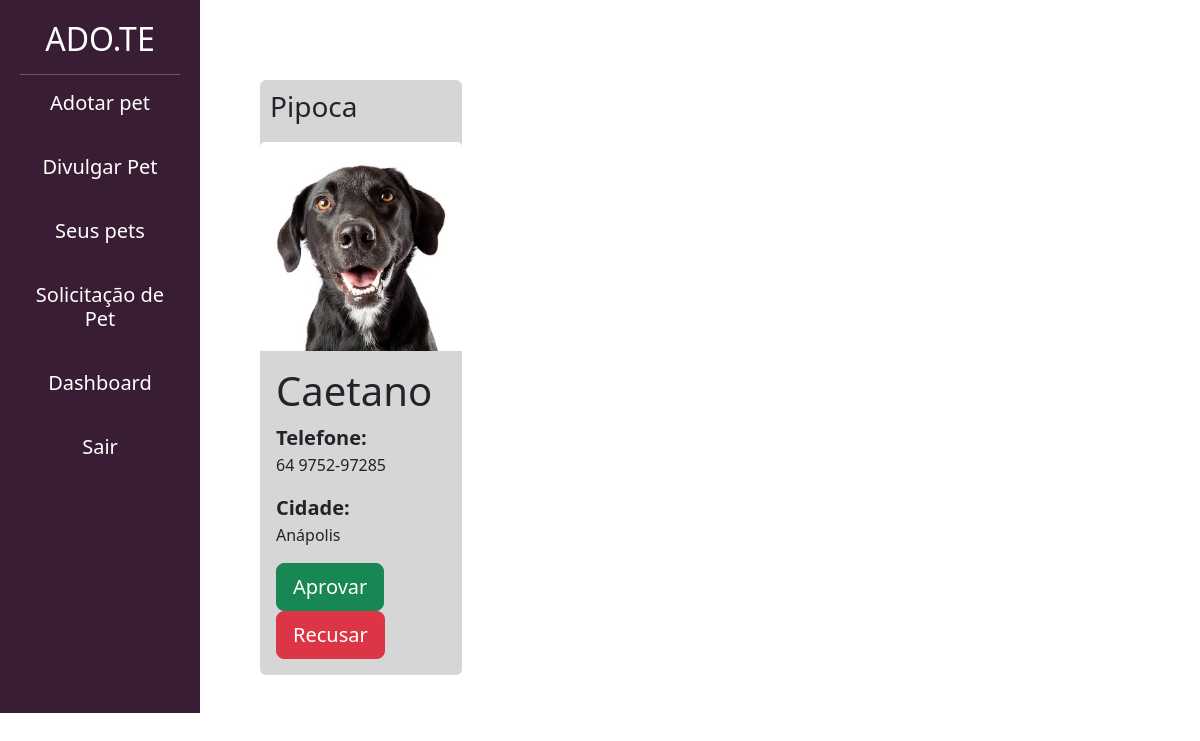
Page /divulgar/ver_pedido_adocao/ (signed in) on the earlier database version.
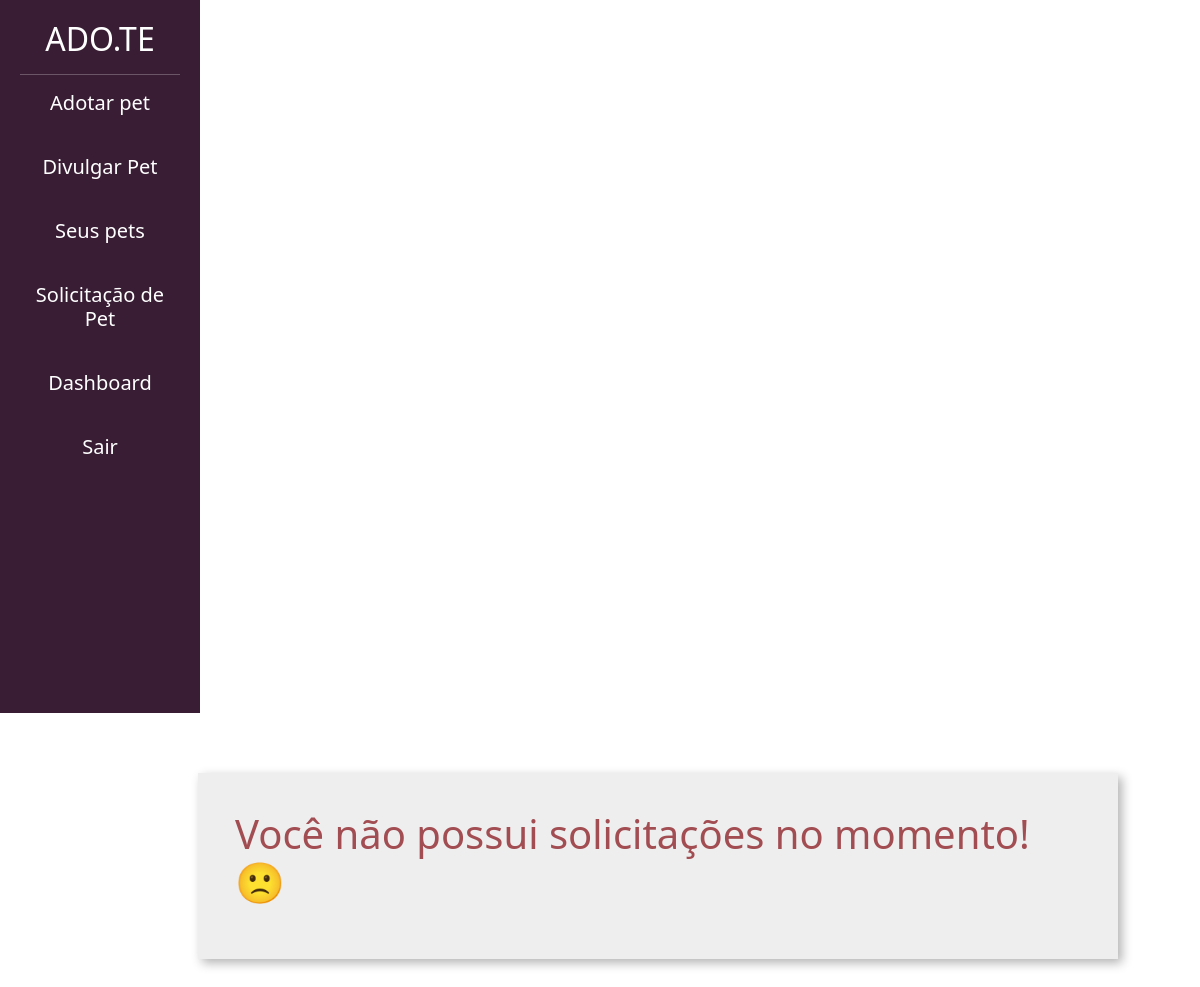
Same page on the later database version.
### adotar/models.py (models this page shows, shortened)
class PedidoAdocao(models.Model):
    choices_status = (
        ('AG', 'Aguardando aprovação'),
        ('AP', 'Aprovado'),
        ('R', 'Recusado')
    )
    pet = models.ForeignKey(Pet, on_delete=models.DO_NOTHING)
    usuario = models.ForeignKey(User, on_delete=models.DO_NOTHING)
    data = models.DateTimeField()
    status = models.CharField(max_length=2, choices=choices_status, default='AG')

### divulgar/models.py (models this page shows, shortened)
class Pet(models.Model):
    foto = models.ImageField(upload_to='fotos_pets')
    choices_status = (('P', 'Para adoção'), ('A', 'Adotado'))
    usuario = models.ForeignKey(User, on_delete=models.DO_NOTHING)
    nome = models.CharField(max_length=100)
    descricao = models.TextField()
    estado = models.CharField(max_length=50)
    cidade = models.CharField(max_length=50)
    telefone = models.CharField(max_length=14)
    tags = models.ManyToManyField(Tag)
    raca = models.ForeignKey(Raca, on_delete=models.DO_NOTHING)
    status = models.CharField(max_length=1,choices=choices_status, default='P')

### divulgar/views.py (the view)
# urls.py: path('ver_pedido_adocao/', views.ver_pedido_adocao, name="ver_pedido_adocao"),
@login_required
def ver_pedido_adocao(request):
    if request.method == "GET":
        pedidos = PedidoAdocao.objects.filter(pet__usuario=request.user).filter(status="AG")
        return render(request, 'ver_pedido_adocao.html', {'pedidos': pedidos})

### divulgar/templates/ver_pedido_adocao.html (shortened to what this page needs)
{% load static %}
<!doctype html>
<html lang="pt-BR">
    <head>
    <link href="https://cdn.jsdelivr.net/npm/bootstrap@5.3.0-alpha1/dist/css/bootstrap.min.css" rel="stylesheet">
    <link href="{% static 'usuarios/css/cadastro.css' %}" rel="stylesheet">
    <link href="{% static 'divulgar/css/novo_pet.css' %}" rel="stylesheet">
    <link href="{% static 'divulgar/css/seus_pet.css' %}" rel="stylesheet">
    <link href="{% static 'adotar/css/listar_pets.css' %}" rel="stylesheet">
    </head>
    <body>
        <div class="container-fluid">
            <div class="row">
                <div style='height: 713px;' class="col-md-2 bg-side-plataforma sidebar">
                    <h2>ADO.TE</h2>
                    <hr>
                    <h5><a class="navegação" href="/adotar/">Adotar pet</a><h5/><br>
                        <h5><a class="navegação" href="/divulgar/novo_pet/">Divulgar Pet</a><h5/><br>
                        <h5><a class="navegação" href="/divulgar/seus_pets/">Seus pets</a><h5/><br>
                        <h5><a class="navegação" href="/divulgar/ver_pedido_adocao/">Solicitação de Pet</a><h5/><br>
                        <h5><a class="navegação" href="/divulgar/dashboard/">Dashboard</a><h5/><br>
                        <h5><a class="navegação" href="/auth/sair/">Sair</a><h5/>
                </div>
                <div style="padding:60px" class="col-md">
                    <div class="row">
                        {% if not pedidos %}
                            <div style='margin-left: 150px; width: 920px;' class='box'>
                                <h1 class='alert' style='color: #A24D52;display: flex; justify-content: center;'>Você não possui solicitações no momento! 🙁</h1>
                            </div>
                        {% else %}
                            {% for pedido in pedidos %}
                                <div class="col-md-3" style="margin-top: 20px;">
                                    <div class="card" style="background-color: #D6D6D6; border:none;">
                                        <div style="padding:10px">
                                            <h3 clas="span-bold">{{pedido.pet.nome}}</h3>
                                        </div>
                                        <img class="card-img-top" src="{{pedido.pet.foto.url}}">
                                        <div class="card-body">
                                            <h1 class="card-title">{{pedido.usuario.username}}</h1>
                                            <span class="span-bold2">Telefone:</span>
                                            <p>{{pedido.pet.telefone}}</p>
                                            <span class="span-bold2">Cidade:</span>
                                            <p>{{pedido.pet.cidade}}</p>
                                            <a href="{%url 'processa_pedido_adocao' pedido.id%}?status=A" class="btn btn-success btn-lg">Aprovar</a>
                                            <a href="{%url 'processa_pedido_adocao' pedido.id%}?status=R" class="btn btn-danger btn-lg">Recusar</a>
                                        </div>
                                    </div>
                                </div>
                            {% endfor %}
                        {% endif %}
                    </div>
                </div>
            </div>
        </div>
    </body>
</html>

Differences in the rows shown:
no longer on this page (row edited): PedidoAdocao: pet.nome "Pipoca", pet.foto (picture), usuario.username "Caetano", pet.telefone "64 9752-97285", pet.cidade "Anápolis"
Other differences:
text now shown: "Você não possui solicitações no momento! 🙁"
